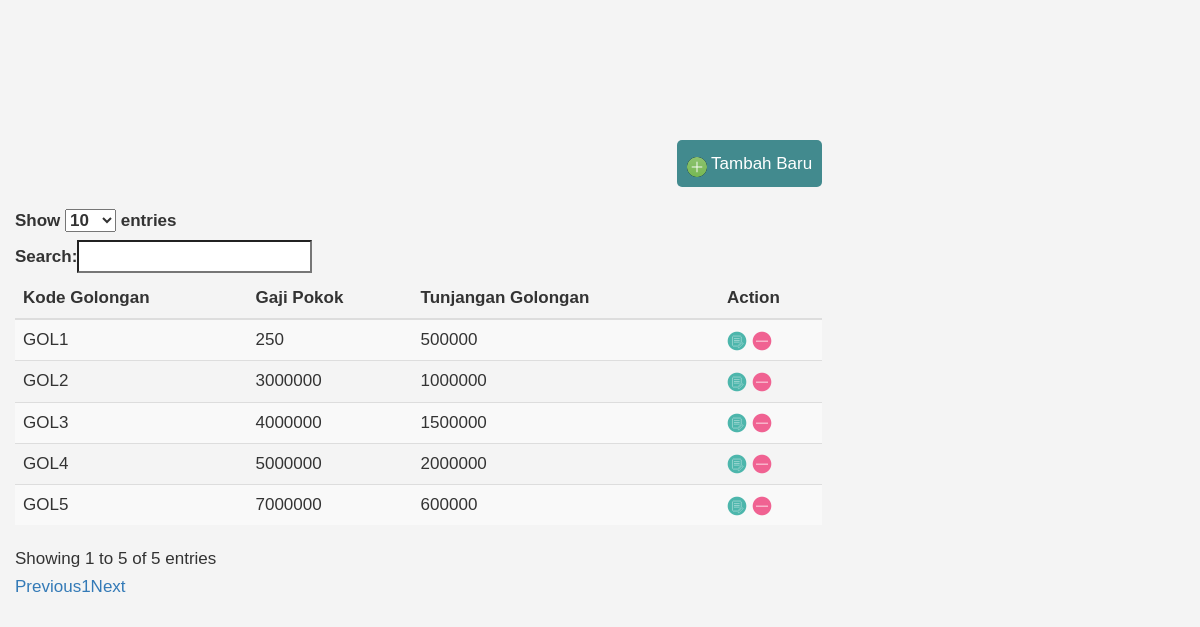
/indexgolongan.php, run on the app's committed database.
### tables this page shows
CREATE TABLE IF NOT EXISTS `golongan` (
  `kode_golongan` varchar(5) NOT NULL,
  `gaji_pokok` double DEFAULT NULL,
  `tunjangan_golongan` double DEFAULT NULL
);

### Controller/ControllerGolongan.php (called while the page is built, shortened)
<?php
	require_once 'Model/ModelGolongan.php';
	class ControllerGolongan{
		public $modelgolongan;
		function __construct(){
			$this->modelgolongan = new ModelGolongan();
		}
		public function tampilnodata(){
			$data = $this->modelgolongan->jukokdata();
			include 'View/Golongan/ViewGolongan.php';
		}
}
  ?>

### Model/ModelGolongan.php (called while the page is built, shortened)
<?php
	class ModelGolongan{
		public function oleh_koneksi(){
	        $this->koneksi = false;
	        try {
	            $this->koneksi = new PDO('mysql:host=localhost;dbname=penggajian', 'root', '');
	        } catch(PDOException $e) {
	        	echo $e->getMessage();
	        }
	        return $this->koneksi;
		}
		public function jukokdata(){
			$konek = $this->oleh_koneksi();
			$statement = $konek->prepare("SELECT * FROM golongan");
			$statement->execute();
			while ($row = $statement->fetch()){
				$hasile[] = $row;
			}
			return $hasile;
		}
	}
  ?>

### View/Golongan/ViewGolongan.php (the view, shortened to what this page needs)
<!DOCTYPE html>
<html>
<head>
	<link rel="stylesheet" type="text/css" href="//netdna.bootstrapcdn.com/bootstrap/3.0.3/css/bootstrap.min.css">
	<link rel="stylesheet" type="text/css" href="//cdn.datatables.net/plug-ins/9dcbecd42ad/integration/bootstrap/3/dataTables.bootstrap.css">
</head>
<body><div class="container" border="1px">
<div style="text-align:right;margin:20px 0px;"><button id="modal-btn" class="button"><img src="crud-icon/add.png" title="Add New Record" style="vertical-align:bottom;" /> Tambah Baru</a></button></div>
<table id="myTable" class="table table-striped  table-hover" >
	<thead>
		<tr>
				  <th >Kode Golongan</th>
	  <th >Gaji Pokok</th>
	  <th >Tunjangan Golongan</th>
			<th>
				Action
			</th>
		</tr>
	</thead>
	<tbody>
		<?php
	foreach ($data as $row){
	?>
		<tr>
		<td><?php echo $row["kode_golongan"]; ?></td>
		<td><?php echo $row["gaji_pokok"]; ?></td>
		<td><?php echo $row["tunjangan_golongan"]; ?></td>
			<td><a class="ajax-action-links" href="indexgolongan.php?kode_golongan=<?php echo $row['kode_golongan']?>&get=true"><img src="crud-icon/edit.png" title="Update" /></a> <a class="ajax-action-links" href="indexgolongan.php?kode_golongan=<?php echo $row['kode_golongan']?>&delete=true"><img src="crud-icon/delete.png" title="Delete" /></a></td>
		</tr>
		<?php } ?>
	</tbody>
</table>
</div>
		<div class="col-md-5"></div>
</body>
</html>

### View/Golongan/ViewGolongan.php (style rules this page uses)
:root { --modal-duration: 1s; --modal-color: #428bca; }
body { font-family: Arial, Helvetica, sans-serif; background: #f4f4f4; font-size: 17px; line-height: 1.6; display: flex; height: 90vh; align-items: center; justify-content: center; }
.button { color:#FFF;text-decoration:none; background-color:#428a8e;padding:10px; margin-left: 60%; color: #fff; border: 0; border-radius: 5px; cursor: pointer; }

### data on the page
golongan: kode_golongan "GOL1", gaji_pokok "250", tunjangan_golongan "500000"
golongan: kode_golongan "GOL2", gaji_pokok "3000000", tunjangan_golongan "1000000"
golongan: kode_golongan "GOL3", gaji_pokok "4000000", tunjangan_golongan "1500000"
golongan: kode_golongan "GOL4", gaji_pokok "5000000", tunjangan_golongan "2000000"
golongan: kode_golongan "GOL5", gaji_pokok "7000000", tunjangan_golongan "600000"
